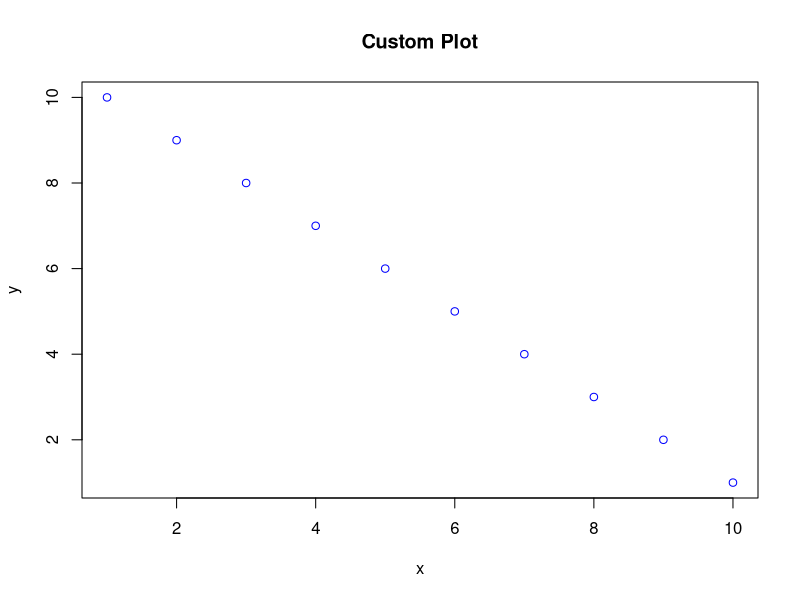

The R script that drew this image:
# ### 🟢 Exercise 2 — Use of `...` (Dot-dot-dot Arguments)
# 
# **Task:**
#     Write a function `flexible_plot()` that:
#     
#     - Takes two numeric vectors `x` and `y`, and `...` (optional arguments).
# - Uses `plot()` to plot `x` vs `y`.
# - Passes `...` arguments to `plot()`.
# 
# Example:
#     
#     ```r
# flexible_plot(1:10, 10:1, col = "blue", main = "Custom Plot")
# 
# ```



flexible_plot <- function(x, y, ...)
    plot(x, y, ...)

flexible_plot(1:10, 10:1, col = "blue", main = "Custom Plot")



